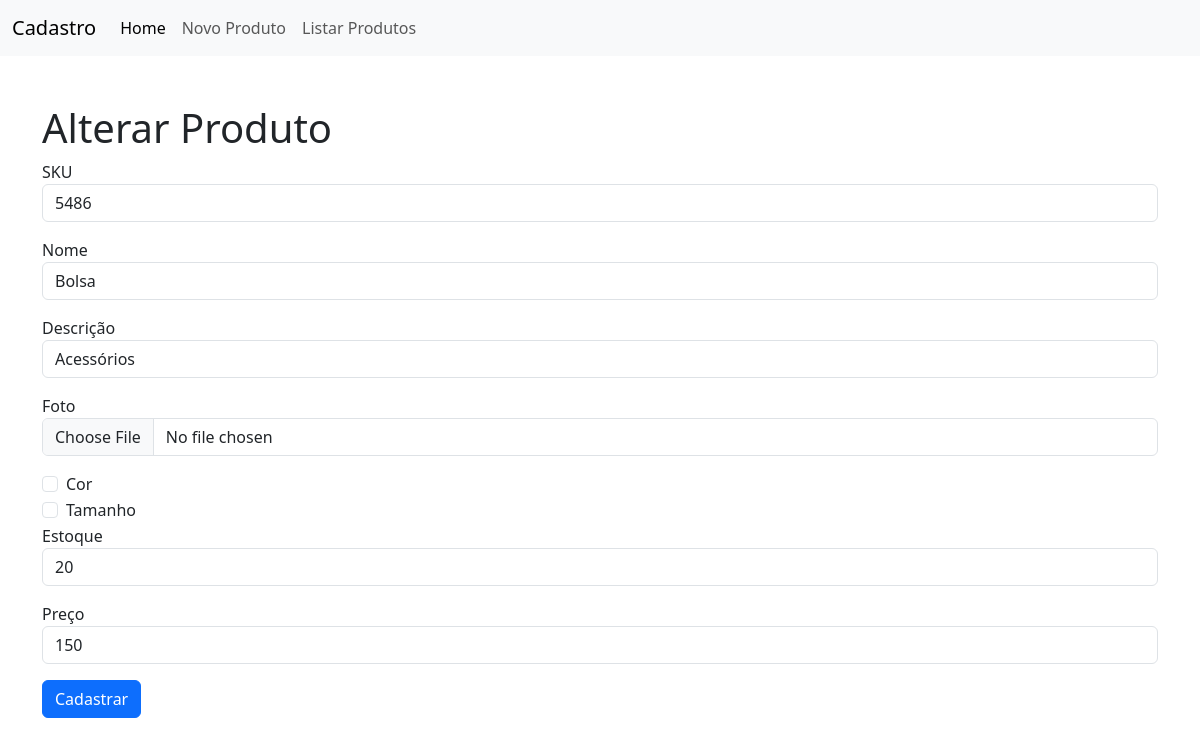
Screenshot of /?page=alterar&id=5486 with the database file from the repository.
### tables this page shows
CREATE TABLE `produtos` (
  `sku` int(11) NOT NULL,
  `nome` varchar(45) NOT NULL,
  `foto` varchar(100) NOT NULL,
  `descricao` varchar(100) NOT NULL,
  `estoque` int(11) NOT NULL,
  `preco` double NOT NULL,
  `cor` int(11) NOT NULL,
  `tamanho` int(11) NOT NULL
);

### alterar-produto.php (the view, shortened to what this page needs)
<h1>Alterar Produto</h1>
<?php
    $sql = "SELECT * FROM produtos WHERE sku=".$_REQUEST['id'];
    $res = $conn->query($sql);
    $row = $res->fetch_object();
?>
<form action="?page=salvar" method="POST">
    <div class="mb-3">
      <label>SKU</label>
      <input type="text" name="sku" class="form-control"  value="<?php print $row->sku; ?>">
    </div>
    <div class="mb-3">
      <label>Nome</label>
      <input type="text" name="nome" class="form-control" value="<?php print $row->nome; ?>">
    </div>
    <div class="mb-3">
      <label>Descrição</label>
      <input type="text" name="descricao" class="form-control" value="<?php print $row->descricao; ?>">
    </div>
    <div class="mb-3">
      <label>Foto</label>
      <input class="form-control" name="foto" type="file" value="<?php print $row->foto; ?>">
    </div>
    <div class="form-check">
      <input class="form-check-input" type="checkbox" value="" id="checkCor">
      <label class="form-check-label" for="checkCor">Cor</label>
    </div>
    <div class="form-check">
      <input class="form-check-input" type="checkbox" value="" id="checkTamanho">
      <label class="form-check-label" for="checkTamanho">Tamanho</label>
    </div>
    <div class="mb-3">
      <label>Estoque</label>
      <input type="text" name="estoque" class="form-control" value="<?php print $row->estoque; ?>">
    </div>
    <div class="mb-3">
      <label>Preço</label>
      <input type="text" name="preco" class="form-control" value="<?php print $row->preco; ?>">
    </div>
    <div class="mb-3">
      <button type="submit" class="btn btn-primary">Cadastrar</button>
    </div>
  </form>

### rows the page displays
produtos: sku "5486", nome "Bolsa", descricao "Acessórios", estoque "20", preco "150"
